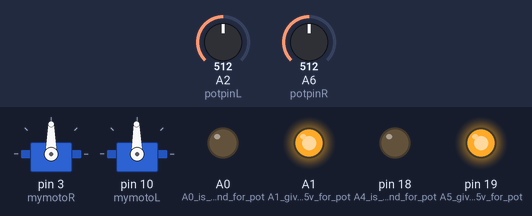
The sketch below on a simulated Arduino Nano, built with avr-gcc and run on an emulated ATmega328P. Parts: 2 × servo, output pins drawn as LEDs (lit = HIGH). The inputs (shaded band) are chosen by the test bench; at power-on: A2 (potpinL) = 512, A6 (potpinR) = 512.

Above: at 1.2 s.
1.3 s: A2 (potpinL) set to 716
At 2.4 s:
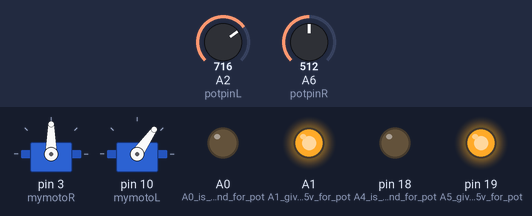
4.3 s: A6 (potpinR) set to 716
At 6.2 s:
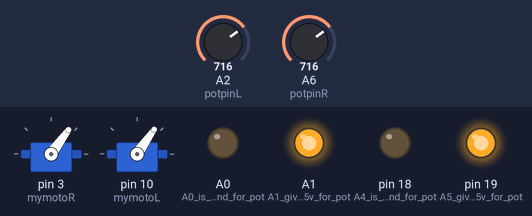
7.3 s: A2 (potpinL) set to 122
At 9.1 s:
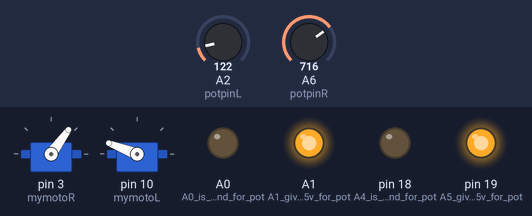
10.3 s: A2 (potpinL) set to 0
At 11.5 s:
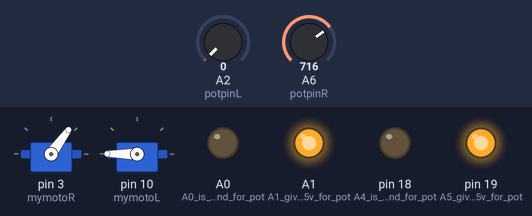
13.3 s: A6 (potpinR) set to 900
At 15.2 s:
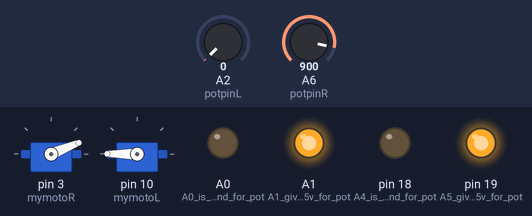
16.3 s: A6 (potpinR) set to 1023
At 17.5 s:
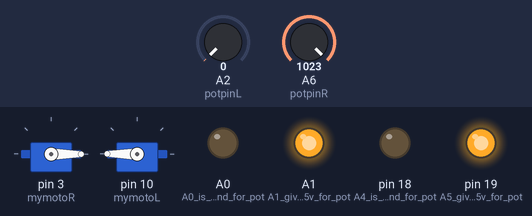
Timing chart, 0 to 19.3 s (numbered marks = the images above; inputs shaded):
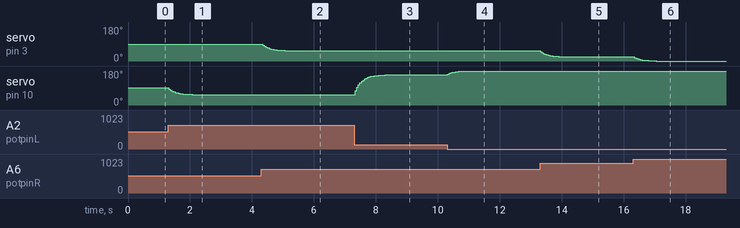

Measured:
- after the input at 1.3 s, servo on pin 10 (mymotoL): moves from 91° to 55° over 0.76 s, starting at once
- after the input at 4.3 s, servo on pin 3 (mymotoR): moves from 90° to 54° over 0.96 s, starting after 0.05 s
- after the input at 7.3 s, servo on pin 10 (mymotoL): moves from 55° to 159° over 0.96 s, starting at once
- after the input at 10.3 s, servo on pin 10 (mymotoL): moves from 159° to 180° over 0.56 s, starting at once
- after the input at 13.3 s, servo on pin 3 (mymotoR): moves from 54° to 22° over 0.71 s, starting at once
- after the input at 16.3 s, servo on pin 3 (mymotoR): moves from 22° to 0° over 0.71 s, starting at once

The sketch:

MotoKnobServoNanoB.ino
```cpp
/* MotoKnobServoNanoB -- Mead's mod to control a motor speed or servo using map function
  -- assuming 90 deg sent to servo obj = 1500 uS pulse width = motor stopped or mid pt;
  below that, motor runs back or CCW; above, it runs forward or CW; also works for
  positioning servo arm. NB my defective nanos can't handle servo and Serial in same sketch!
  mod for 2 channel Nano control box uses Anal pins for ground/5v of pot;
  This modB has L channel normal pot action -- middle is off, 0 is full CCW, 1024 is full CW;
  changed R channel to one direction, CCW, so 0 (stop) is 1500 ms, full on (1024) is 544
   -- should enable finer control of speed
*/

#include <Servo.h>  // lib defaults 0 -> 544 uS, 180 -> 2400 uS; servo goes to whatever its min/max are

Servo mymotoR;  // creates servo object to control something
Servo mymotoL;

#define potpinR  A6  // analog pin to read the potentiometer voltage
float valaR;    //  variable reads the value from the analog pin R
int valR;     // mapped int to write a variable width pulse to output pin

#define potpinL  A2  // analog pin to read the potentiometer voltage
float valaL;    //  variable reads the value from the analog pin
int valL;     // mapped int to write a variable width pulse to output pin
// int prevAvg;  // use for moving avg, def in loop

void setup()
{
  pinMode(potpinR, INPUT);   // A6 input for R channel
  pinMode(18, OUTPUT); // A4 is ground for pot
  digitalWrite(18, LOW);
  pinMode(19, OUTPUT); // A5 gives 5v for pot
  digitalWrite(19, HIGH);

  pinMode(potpinL, INPUT);   // A2 input for L channel
  pinMode(A0, OUTPUT); // A0 is ground for pot
  digitalWrite(A0, LOW);
  pinMode(A1, OUTPUT); // A1 gives 5v for pot
  digitalWrite(A1, HIGH);
  // Serial.begin(9600);   // for printout of values, NB bad nano can't handle both Serial & servo
     //   attach(pin, min, max) - Attaches to a pin, setting min and max values in microseconds
  // R motor goes one way only, making finer speed control
  mymotoR.attach(3, 544, 1500);   // attach some dig pin to servo (needs PWM pin? - no),
     // or e.g. (pin,default min 544,max 2400)

  mymotoL.attach(10);
}

void loop()
{
  valaR = analogRead(potpinR);       // reads the volts from the potentiometer (0 to 1023)
  static float prevAvgR = valaR;  // just set once, first loop

  int newAvgR = round((valaR + 4 * prevAvgR) * 0.2); // avg 5 values, faster to * than /
  valR = map(newAvgR, 5, 1020, 1500, 544); // scale pot val to uS for servo (off to full reverse)
  // servo position center = 90, pulse = 1500 uS, motor still
  // 70-110 gives range of 1280 - 1680 uS

  mymotoR.write(valR);       // sets the servo position (or motor speed) according to the scaled value

  prevAvgR = newAvgR;

    // L pot controls motor fwd/back
  valaL = analogRead(potpinL);       // reads the volts from the potentiometer (0 to 1023)
  static float prevAvgL = valaL;     // just set once, first loop

  int newAvgL = round((valaL + 4 * prevAvgL) * 0.2); //  faster to * than /
  valL = map(newAvgL, 5, 1020, 180, 0); // scale it to degrees for servo (full range = 0 to 180 or partial range)
  // servo position center = 90, pulse = 1500 uS, motor still
  // 70-110 gives range of 1280 - 1680 uS

  mymotoL.write(valL);    // sets the servo position (or motor speed) according to the scaled value

  prevAvgL = newAvgL;
  delay(50);
}  // end loop

  //  if (Serial.available())     //type any letter to get printout of vals, mostly for debugging
  //   { Serial.read();  // serves no purpose except to clear serial buffer
  //     Serial.print(newAvg); Serial.print("  "); Serial.println(val);
  //   }   //end if
  // print out new values if different
  //  if (newAvg != round(prevAvg))  // only print if it's changed
  //  { //print to Ser Mon if it's on
  //    Serial.print("pinAvg= ");
  //    Serial.print(newAvg);
  //    Serial.print(" angle= ");
  //    Serial.println(val);
  //  }
```
